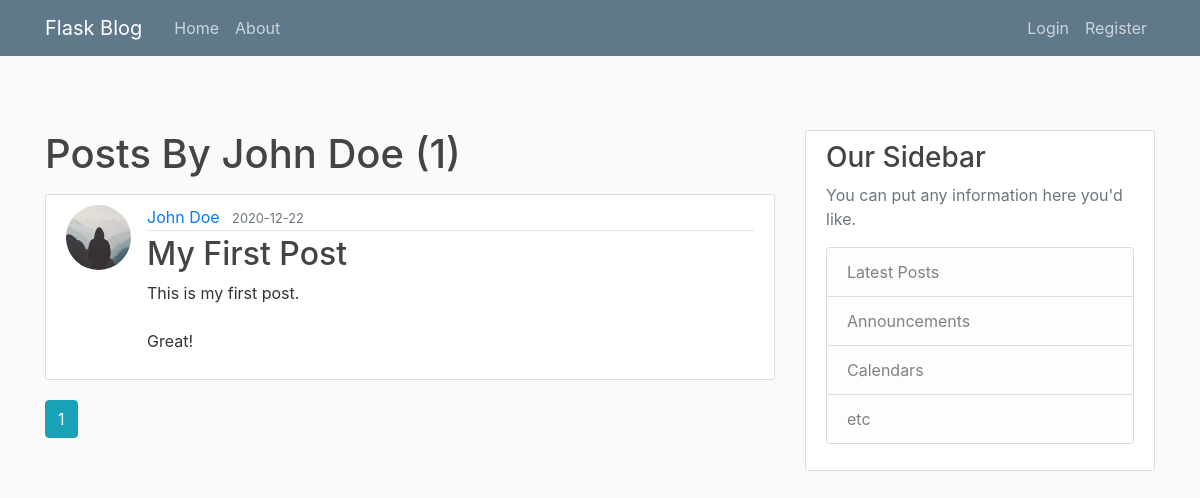
The app's page /user/John Doe with its own data.
### flaskblog/models.py (models this page shows, shortened)
class User(db.Model, UserMixin):
    id = db.Column(db.Integer, primary_key=True)
    username = db.Column(db.String(20), unique=True, nullable=False)
    email = db.Column(db.String(120), unique=True, nullable=False)
    image_file = db.Column(db.String(20), nullable=False, default="default.jpg")
    password = db.Column(db.String(60), nullable=False)
    posts = db.relationship("Post", backref="author", lazy=True)

class Post(db.Model):
    id = db.Column(db.Integer, primary_key=True)
    title = db.Column(db.String(100), unique=True, nullable=False)
    date_posted = db.Column(db.DateTime, nullable=False, default=datetime.utcnow)
    content = db.Column(db.Text, nullable=False)
    user_id = db.Column(db.Integer, db.ForeignKey("user.id"), nullable=False)

### flaskblog/users/routes.py (the view)
@users.route("/user/<string:username>")
def user_posts(username):
    page = request.args.get("page", 1, type=int)
    user = User.query.filter_by(username=username).first_or_404()
    posts = (
        Post.query.filter_by(author=user)
        .order_by(Post.date_posted.desc())
        .paginate(page=page, per_page=3)
    )
    return render_template("user_posts.html", posts=posts, user=user)

### flaskblog/templates/user_posts.html (shortened to what this page needs)
{% extends "layout.html" %}
{% block content %}
    <h1 class="mb-3">Posts By {{ user.username }} ({{ posts.total }})</h1>
    {% for post in posts.items %}
        <article class="media content-section">
            <img src="{{ url_for('static', filename='profile_pics/' + post.author.image_file) }}" alt="" class="rounded-circle article-img">
          <div class="media-body">
            <div class="article-metadata">
              <a class="mr-2" href="{{ url_for('users.user_posts', username=post.author.username) }}">{{ post.author.username }}</a>
              <small class="text-muted">{{ post.date_posted.strftime('%Y-%m-%d') }}</small>
            </div>
            <h2><a class="article-title" href="{{ url_for('posts.post', post_id=post.id) }}">{{ post.title }}</a></h2>
            <p class="article-content">{{ post.content }}</p>
          </div>
        </article>
    {% endfor %}
    {% for page_num in posts.iter_pages(left_edge=1, right_edge=1, left_current=1, right_current=2) %}
    {% if page_num %}
        {% if posts.page == page_num %}
            <a class="btn btn-info mb-4" href="{{ url_for('users.user_posts', username=user.username, page=page_num) }}">{{ page_num }}</a>
        {% else %}
            <a class="btn btn-outline-info mb-4" href="{{ url_for('users.user_posts', username=user.username, page=page_num) }}">{{ page_num }}</a>
        {% endif %}
    {% endif %}
    {% endfor %}
{% endblock content %}

### flaskblog/static/main.css (style rules this page uses)
body { background: #fafafa; color: #333333; margin-top: 5rem; }
h1, h2, h3, h4, h5, h6 { color: #444444; }
.content-section { background: #ffffff; padding: 10px 20px; border: 1px solid #dddddd; border-radius: 3px; margin-bottom: 20px; }
.article-title { color: #444444; }
.article-content { white-space: pre-line; }
.article-img { height: 65px; width: 65px; margin-right: 16px; }
.article-metadata { padding-bottom: 1px; margin-bottom: 4px; border-bottom: 1px solid #e3e3e3 }

### records on screen
User: username "John Doe"
Post: image_file (picture), author.username "John Doe", date_posted "2020-12-22", title "My First Post", content "This is my first post. Great!"

### other values on screen
{{ posts.total }} "1"
{{ page_num }} "1"
